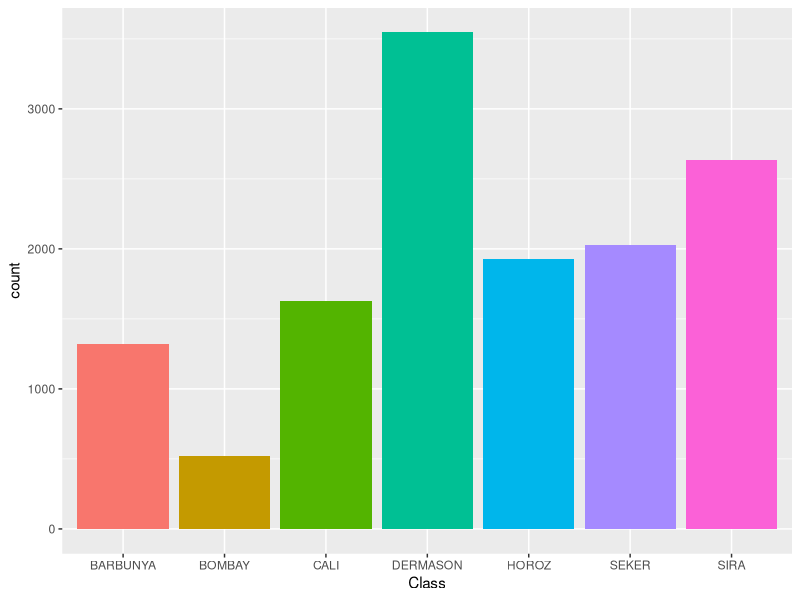
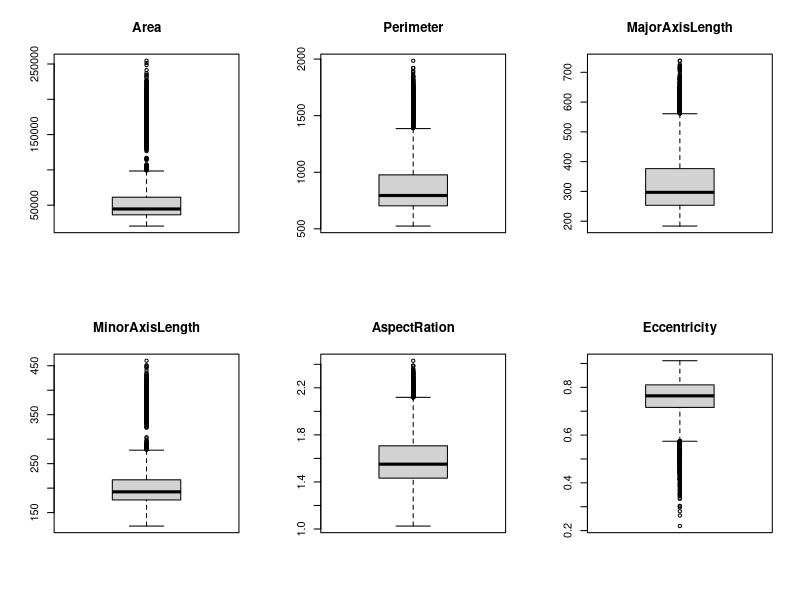
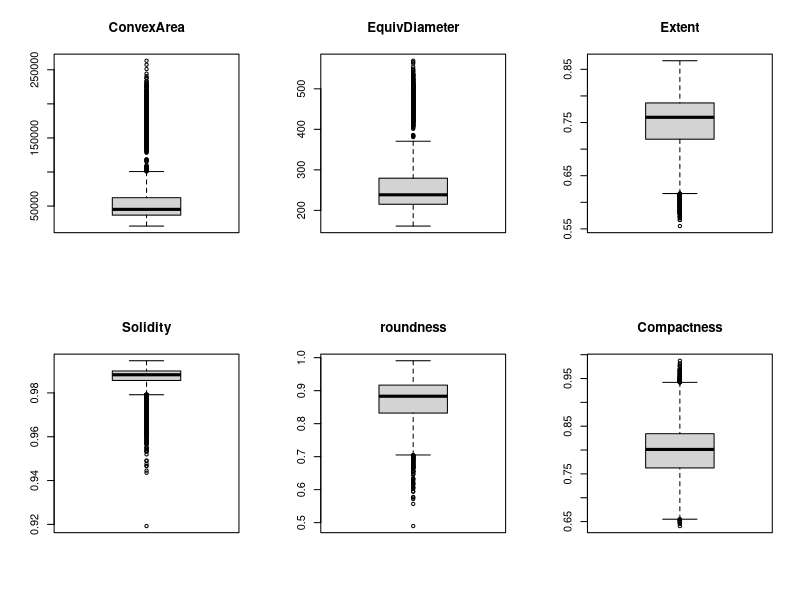
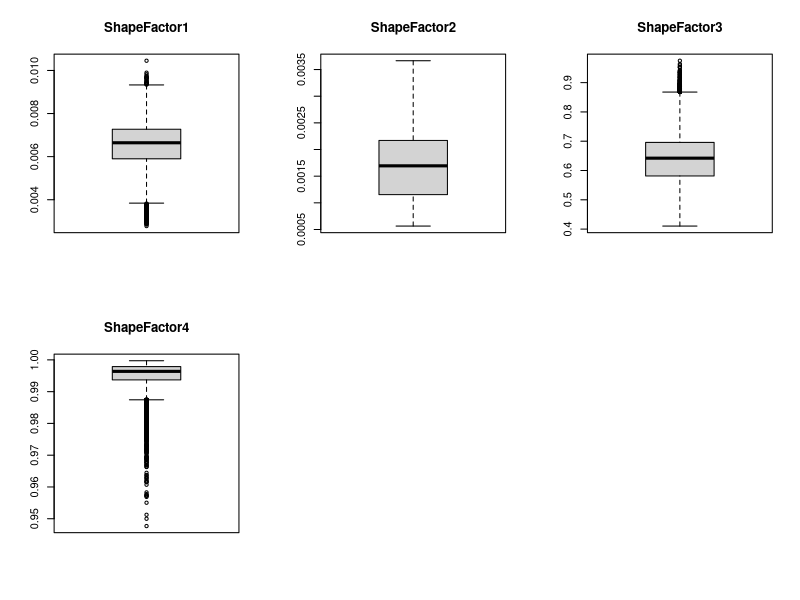
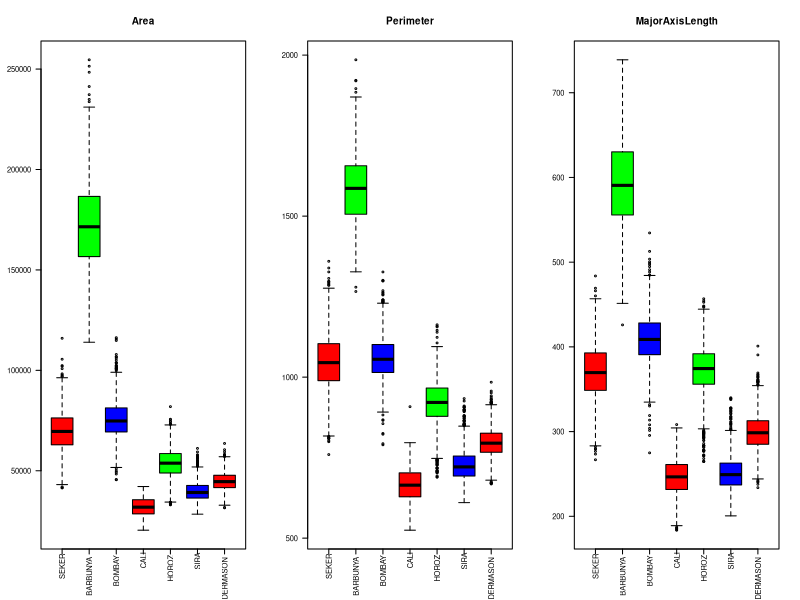
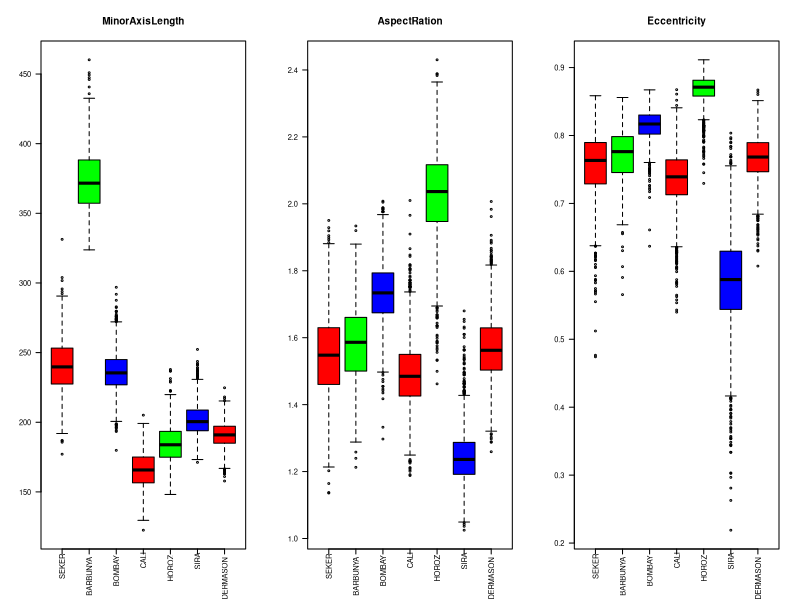
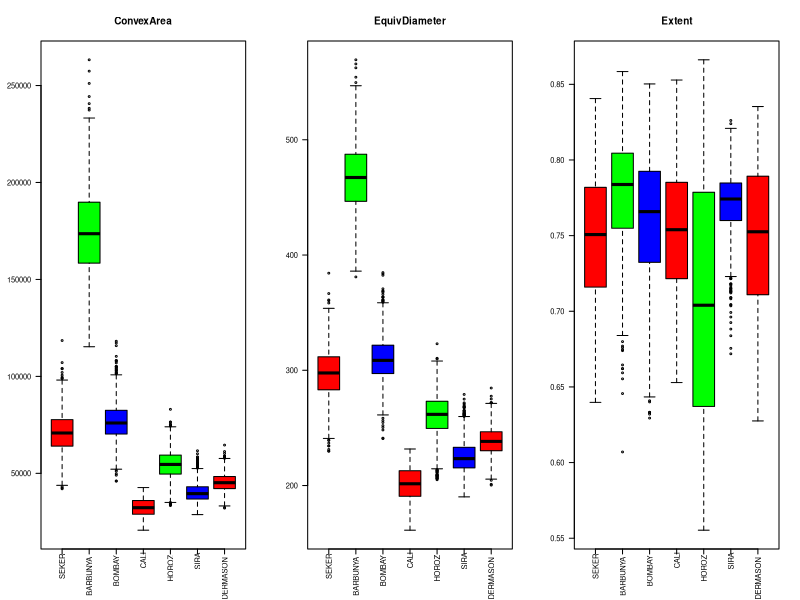
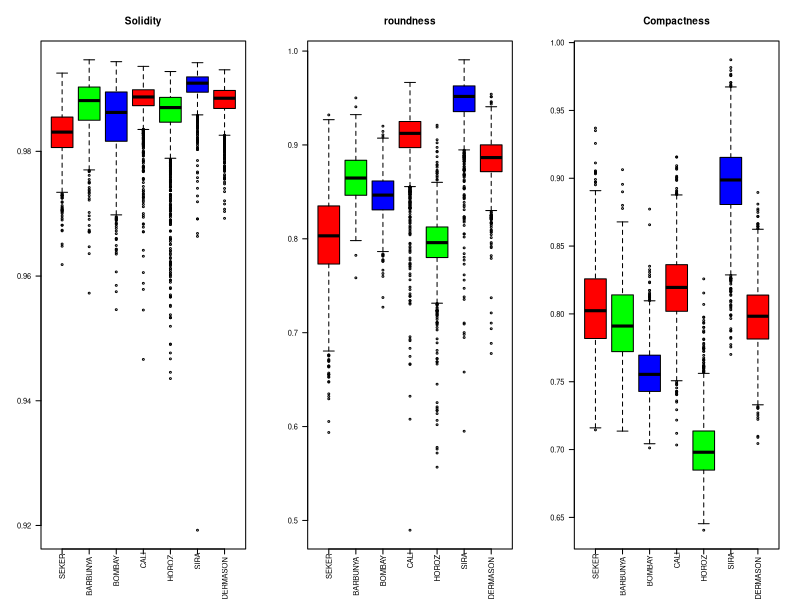

These figures' R source, in order:
## ---- chunk 1
knitr::opts_chunk$set(echo = TRUE)
## ---- chunk 2
rm(list=ls())

library('ggplot2')
library('gridExtra')
library('GGally')
library(grid)
library(stringr)

## ---- chunk 3
beans_data = read.csv("Dry_Bean_Dataset.csv",header=T, sep=";", na.strings="?", dec=",")
str(beans_data)
## ---- chunk 4
beans_data$Class = factor(beans_data$Class)

nome_classes = unique(beans_data$Class)

print(levels(nome_classes))

num_classes = length(nome_classes)

## ---- chunk 5

classes_summary = summary(beans_data$Class)

print(classes_summary)

ggplot(beans_data, aes(Class, fill = Class)) + geom_bar() + theme(legend.position = "none")

## ---- chunk 6
outliers = c()
for(i in 1:16){
  outliers = which(beans_data[,i] %in% boxplot.stats(beans_data[,i])$out)
  if(length(outliers) > 0){
    print(str_interp("Coluna ${names(beans_data[i])} contém ${length(outliers)} outliers"))
  }
}
## ---- chunk 7
par(mfrow=c(2,3))
for(i in 1:6){
  boxplot(beans_data[,i],
          main = names(beans_data)[i])
}


par(mfrow=c(2,3))
for(i in 7:12){
  boxplot(beans_data[,i],
          main = names(beans_data)[i])
}


par(mfrow=c(2,3))
for(i in 13:16){
  boxplot(beans_data[,i],
          main = names(beans_data)[i])
}
## ---- chunk 8
colors=c("red", "green", "blue")

par(mfrow=c(1,3), cex=0.5)
for(i in 1:3){
  plot <- boxplot(beans_data[,i] ~ beans_data$Class, 
                  col=colors, xlab = "", 
                  ylab="", 
                  main = names(beans_data)[i], 
                  xaxt = "n",  
                  yaxt = "n")
  axis(side = 1, labels = FALSE)
  axis(side = 2, las = 2, cex.axis = 0.9, font =20)
  text(x = 1:num_classes,
       labels = nome_classes,
       par("usr")[3],
       xpd = T,
       srt = 90,
       adj = 1.2,
       cex = 0.9)
}

par(mfrow=c(1,3), cex=0.5)
for(i in 4:6){
  plot <- boxplot(beans_data[,i] ~ beans_data$Class, 
                  col=colors, xlab = "", 
                  ylab="", 
                  main = names(beans_data)[i], 
                  xaxt = "n",  
                  yaxt = "n")
  axis(side = 1, labels = FALSE)
  axis(side = 2, las = 2, cex.axis = 0.9, font =20)
  text(x = 1:num_classes,
       labels = nome_classes,
       par("usr")[3],
       xpd = T,
       srt = 90,
       adj = 1.2,
       cex = 0.9)
}

par(mfrow=c(1,3), cex=0.5)
for(i in 7:9){
  plot <- boxplot(beans_data[,i] ~ beans_data$Class, 
                  col=colors, xlab = "", 
                  ylab="", 
                  main = names(beans_data)[i], 
                  xaxt = "n",  
                  yaxt = "n")
  axis(side = 1, labels = FALSE)
  axis(side = 2, las = 2, cex.axis = 0.9, font =20)
  text(x = 1:num_classes,
       labels = nome_classes,
       par("usr")[3],
       xpd = T,
       srt = 90,
       adj = 1.2,
       cex = 0.9)
}

par(mfrow=c(1,3), cex=0.5)
for(i in 10:12){
  plot <- boxplot(beans_data[,i] ~ beans_data$Class, 
                  col=colors, xlab = "", 
                  ylab="", 
                  main = names(beans_data)[i], 
                  xaxt = "n",  
                  yaxt = "n")
  axis(side = 1, labels = FALSE)
  axis(side = 2, las = 2, cex.axis = 0.9, font =20)
  text(x = 1:num_classes,
       labels = nome_classes,
       par("usr")[3],
       xpd = T,
       srt = 90,
       adj = 1.2,
       cex = 0.9)
}

par(mfrow=c(1,3), cex=0.5)
for(i in 13:15){
  plot <- boxplot(beans_data[,i] ~ beans_data$Class, 
                  col=colors, xlab = "", 
                  ylab="", 
                  main = names(beans_data)[i], 
                  xaxt = "n",  
                  yaxt = "n")
  axis(side = 1, labels = FALSE)
  axis(side = 2, las = 2, cex.axis = 0.9, font =20)
  text(x = 1:num_classes,
       labels = nome_classes,
       par("usr")[3],
       xpd = T,
       srt = 90,
       adj = 1.2,
       cex = 0.9)
}

par(mfrow=c(1,3), cex=0.5)
for(i in 16:16){
  plot <- boxplot(beans_data[,i] ~ beans_data$Class, 
                  col=colors, xlab = "", 
                  ylab="", 
                  main = names(beans_data)[i], 
                  xaxt = "n",  
                  yaxt = "n")
  axis(side = 1, labels = FALSE)
  axis(side = 2, las = 2, cex.axis = 0.9, font =20)
  text(x = 1:num_classes,
       labels = nome_classes,
       par("usr")[3],
       xpd = T,
       srt = 90,
       adj = 1.2,
       cex = 0.9)
}
## ---- chunk 9
library(gridExtra)
library(ggplot2)

p = list()
for(i in 1:3){
  p[[i]] = ggplot(beans_data, aes_string(x=names(beans_data)[i],fill="Class")) + 
    geom_density(alpha=0.5,color="darkgray") + 
    theme(legend.position="none", 
          legend.title = element_blank())
}
do.call(grid.arrange,c(p,ncol=3))

p = list()
for(i in 4:6){
  p[[i - 3]] = ggplot(beans_data, aes_string(x=names(beans_data)[i],fill="Class")) + 
    geom_density(alpha=0.5,color="darkgray") + 
    theme(legend.position="none", 
          legend.title = element_blank())
}

do.call(grid.arrange,c(p,ncol=3))

p = list()
for(i in 7:9){
  p[[i - 6]] = ggplot(beans_data, aes_string(x=names(beans_data)[i],fill="Class")) + 
    geom_density(alpha=0.5,color="darkgray") + 
    theme(legend.position="none", 
          legend.title = element_blank())
}
do.call(grid.arrange, c(p,ncol=3))

p = list()
for(i in 10:12){
  p[[i-9]] = ggplot(beans_data, aes_string(x=names(beans_data)[i],fill="Class")) + 
    geom_density(alpha=0.5,color="darkgray") + 
    theme(legend.position="none", 
          legend.title = element_blank())
}
do.call(grid.arrange,c(p,ncol=3))

p = list()
for(i in 13:15){
  p[[i-12]] = ggplot(beans_data,
                     aes_string(x=names(beans_data)[i],fill="Class")) + 
    geom_density(alpha=0.5,color="darkgray") + 
    theme(legend.position="none", 
          legend.title = element_blank())
}

do.call(grid.arrange,c(p,ncol=3))

p = list()
for(i in 16:16){
  p[[i-15]] = ggplot(beans_data, aes_string(x=names(beans_data)[i],fill="Class")) + 
    geom_density(alpha=0.5,color="darkgray") + 
    theme(legend.position="top", 
          legend.title = element_blank(), 
          legend.key.size = unit(20, 'mm'))
}
do.call(grid.arrange,c(p,ncol=1))
## ---- chunk 10

  pvalue = c()
  for(i in 1:16){
    pvalue[i] = shapiro.test(beans_data[beans_data$Class=="BOMBAY",i])$p.value
  }
  barplot(pvalue, col = 1:16, space = c(0))
  title("Bombay")
  legend("topright", legend = names(beans_data)[1:16],ncol = 4,cex = 0.75, fill = 1:16)
  abline(h=0.05, col = "Red", lty = 5, lwd = 2)


## ---- chunk 11

p = list()
p[[1]] = textGrob("Bombay")
for(i in 2:17){
  
p[[i]] = ggplot(beans_data[beans_data$Class=="BOMBAY",], 
                aes_string(sample=names(beans_data)[i - 1]),
                color="Class")+
  ggtitle(names(beans_data)[i - 1]) +
  stat_qq()+
  stat_qq_line()

}
do.call(grid.arrange,c(p))

## ---- chunk 12
ggpairs(beans_data, columns = 1:6, aes(colour = beans_data$Class, alpha = 0.4))
ggpairs(beans_data, columns = 7:12, aes(colour = beans_data$Class, alpha = 0.4))
ggpairs(beans_data, columns = 13:16, aes(colour = beans_data$Class, alpha = 0.4))
